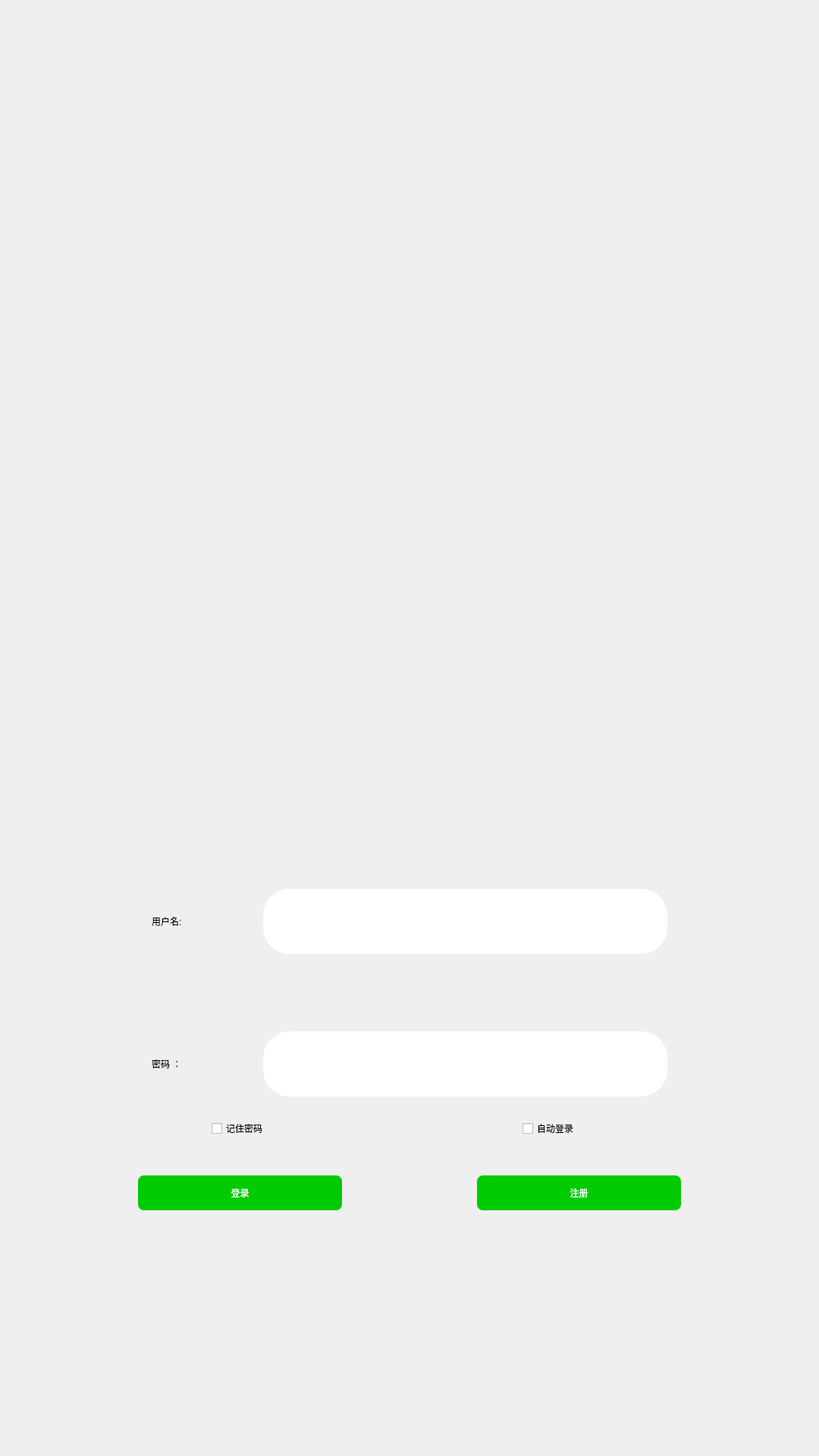
<?xml version="1.0" encoding="UTF-8"?>
<ui version="4.0">
 <class>LoginForm</class>
 <widget class="QWidget" name="LoginForm">
  <property name="geometry">
   <rect>
    <x>0</x>
    <y>0</y>
    <width>1080</width>
    <height>1920</height>
   </rect>
  </property>
  <property name="sizePolicy">
   <sizepolicy hsizetype="Expanding" vsizetype="Expanding">
    <horstretch>0</horstretch>
    <verstretch>0</verstretch>
   </sizepolicy>
  </property>
  <property name="windowTitle">
   <string>Form</string>
  </property>
  <property name="styleSheet">
   <string notr="true"/>
  </property>
  <layout class="QGridLayout" name="gridLayout">
   <property name="leftMargin">
    <number>0</number>
   </property>
   <property name="topMargin">
    <number>0</number>
   </property>
   <property name="rightMargin">
    <number>0</number>
   </property>
   <property name="bottomMargin">
    <number>0</number>
   </property>
   <property name="spacing">
    <number>0</number>
   </property>
   <item row="0" column="0">
    <widget class="QWidget" name="widget" native="true">
     <property name="sizePolicy">
      <sizepolicy hsizetype="Expanding" vsizetype="Expanding">
       <horstretch>0</horstretch>
       <verstretch>0</verstretch>
      </sizepolicy>
     </property>
     <property name="styleSheet">
      <string notr="true">#widget{
	border-image: url(:/login/image/Login.jpg);
		}
QPushButton
{
	background-color: rgb(0, 203, 0);
	border-radius: 8px;
	font-family:'Microsoft YaHei';
	color: rgb(255, 255, 255);
}
QPushButton::pressed
{
	background-color: rgb(140,255,17);
	border-radius: 5px;
	font-family:'Microsoft YaHei';
	color: rgb(255, 255, 255);
}

QPushButton::hover
{
	background-color: rgb(140,255,17);
	border-radius: 5px;
	font-family:'Microsoft YaHei';
	color: rgb(255, 255, 255);
}
/*
QPushButton::release
{
	background-color: rgb(0, 203, 0);
	border-radius: 5px;
	font-family:'Microsoft YaHei';
	color: rgb(229, 229, 229);
}*/
QLineEdit
{
	font-family:'Microsoft YaHei';
	background-color:rgb(255,255,255);
	border-radius: 35px;
	font-family:'Microsoft YaHei';
	color: rgb(0, 0, 0);
}
QGroupBox
{
	border-color:rgb(255,255,255);
	color:rgb(255,255,255);
}

QLabel
{
	font-family:'Microsoft YaHei';
	color:rgb(0,0,0);
}
QCheckBox
{
	color:rgb(0,0,0);
	font-family:'Microsoft YaHei';
	/*background-color:rgb(255,255,255);*/
}

</string>
     </property>
     <layout class="QGridLayout" name="gridLayout_6" rowstretch="20,2,1,2,1,2,5" columnstretch="3,29,1,2">
      <property name="leftMargin">
       <number>0</number>
      </property>
      <property name="topMargin">
       <number>0</number>
      </property>
      <property name="rightMargin">
       <number>0</number>
      </property>
      <property name="bottomMargin">
       <number>0</number>
      </property>
      <property name="horizontalSpacing">
       <number>0</number>
      </property>
      <property name="verticalSpacing">
       <number>15</number>
      </property>
      <item row="0" column="1">
       <spacer name="verticalSpacer">
        <property name="orientation">
         <enum>Qt::Vertical</enum>
        </property>
        <property name="sizeHint" stdset="0">
         <size>
          <width>20</width>
          <height>40</height>
         </size>
        </property>
       </spacer>
      </item>
      <item row="1" column="0">
       <spacer name="horizontalSpacer">
        <property name="orientation">
         <enum>Qt::Horizontal</enum>
        </property>
        <property name="sizeHint" stdset="0">
         <size>
          <width>40</width>
          <height>20</height>
         </size>
        </property>
       </spacer>
      </item>
      <item row="1" column="1">
       <layout class="QGridLayout" name="gridLayout_2" columnstretch="2,2,0,10,2">
        <property name="topMargin">
         <number>15</number>
        </property>
        <property name="bottomMargin">
         <number>15</number>
        </property>
        <property name="spacing">
         <number>0</number>
        </property>
        <item row="0" column="3">
         <widget class="QLineEdit" name="UserNamel_ineEdit">
          <property name="sizePolicy">
           <sizepolicy hsizetype="Expanding" vsizetype="Expanding">
            <horstretch>0</horstretch>
            <verstretch>0</verstretch>
           </sizepolicy>
          </property>
         </widget>
        </item>
        <item row="0" column="0">
         <spacer name="horizontalSpacer_4">
          <property name="orientation">
           <enum>Qt::Horizontal</enum>
          </property>
          <property name="sizeHint" stdset="0">
           <size>
            <width>40</width>
            <height>20</height>
           </size>
          </property>
         </spacer>
        </item>
        <item row="0" column="2">
         <spacer name="horizontalSpacer_3">
          <property name="orientation">
           <enum>Qt::Horizontal</enum>
          </property>
          <property name="sizeHint" stdset="0">
           <size>
            <width>40</width>
            <height>20</height>
           </size>
          </property>
         </spacer>
        </item>
        <item row="0" column="1">
         <widget class="QLabel" name="label">
          <property name="sizePolicy">
           <sizepolicy hsizetype="Expanding" vsizetype="Expanding">
            <horstretch>0</horstretch>
            <verstretch>0</verstretch>
           </sizepolicy>
          </property>
          <property name="styleSheet">
           <string notr="true">font: 22pt &quot;微软雅黑&quot;;</string>
          </property>
          <property name="text">
           <string>用户名:</string>
          </property>
         </widget>
        </item>
        <item row="0" column="4">
         <spacer name="horizontalSpacer_5">
          <property name="orientation">
           <enum>Qt::Horizontal</enum>
          </property>
          <property name="sizeHint" stdset="0">
           <size>
            <width>40</width>
            <height>20</height>
           </size>
          </property>
         </spacer>
        </item>
       </layout>
      </item>
      <item row="1" column="3">
       <spacer name="horizontalSpacer_2">
        <property name="orientation">
         <enum>Qt::Horizontal</enum>
        </property>
        <property name="sizeHint" stdset="0">
         <size>
          <width>40</width>
          <height>20</height>
         </size>
        </property>
       </spacer>
      </item>
      <item row="2" column="1">
       <spacer name="verticalSpacer_3">
        <property name="orientation">
         <enum>Qt::Vertical</enum>
        </property>
        <property name="sizeHint" stdset="0">
         <size>
          <width>20</width>
          <height>40</height>
         </size>
        </property>
       </spacer>
      </item>
      <item row="3" column="1">
       <layout class="QGridLayout" name="gridLayout_5" columnstretch="2,2,0,10,2">
        <property name="topMargin">
         <number>15</number>
        </property>
        <property name="bottomMargin">
         <number>15</number>
        </property>
        <item row="0" column="0">
         <spacer name="horizontalSpacer_6">
          <property name="orientation">
           <enum>Qt::Horizontal</enum>
          </property>
          <property name="sizeHint" stdset="0">
           <size>
            <width>40</width>
            <height>20</height>
           </size>
          </property>
         </spacer>
        </item>
        <item row="0" column="1">
         <widget class="QLabel" name="label_2">
          <property name="sizePolicy">
           <sizepolicy hsizetype="Expanding" vsizetype="Expanding">
            <horstretch>0</horstretch>
            <verstretch>0</verstretch>
           </sizepolicy>
          </property>
          <property name="styleSheet">
           <string notr="true">font: 22pt &quot;微软雅黑&quot;;</string>
          </property>
          <property name="text">
           <string>密码 ：</string>
          </property>
         </widget>
        </item>
        <item row="0" column="2">
         <spacer name="horizontalSpacer_7">
          <property name="orientation">
           <enum>Qt::Horizontal</enum>
          </property>
          <property name="sizeHint" stdset="0">
           <size>
            <width>40</width>
            <height>20</height>
           </size>
          </property>
         </spacer>
        </item>
        <item row="0" column="3">
         <widget class="QLineEdit" name="UserPassword_lineEdit">
          <property name="sizePolicy">
           <sizepolicy hsizetype="Expanding" vsizetype="Expanding">
            <horstretch>0</horstretch>
            <verstretch>0</verstretch>
           </sizepolicy>
          </property>
          <property name="echoMode">
           <enum>QLineEdit::Password</enum>
          </property>
         </widget>
        </item>
        <item row="0" column="4">
         <spacer name="horizontalSpacer_8">
          <property name="orientation">
           <enum>Qt::Horizontal</enum>
          </property>
          <property name="sizeHint" stdset="0">
           <size>
            <width>40</width>
            <height>20</height>
           </size>
          </property>
         </spacer>
        </item>
       </layout>
      </item>
      <item row="4" column="1">
       <layout class="QGridLayout" name="gridLayout_3" columnstretch="5,3,8,3,5">
        <property name="spacing">
         <number>0</number>
        </property>
        <item row="0" column="2">
         <spacer name="horizontalSpacer_12">
          <property name="orientation">
           <enum>Qt::Horizontal</enum>
          </property>
          <property name="sizeHint" stdset="0">
           <size>
            <width>40</width>
            <height>20</height>
           </size>
          </property>
         </spacer>
        </item>
        <item row="0" column="1">
         <widget class="QCheckBox" name="checkBox_Remmber_Password">
          <property name="text">
           <string>记住密码</string>
          </property>
         </widget>
        </item>
        <item row="0" column="3">
         <widget class="QCheckBox" name="checkBox_AutoLogin">
          <property name="text">
           <string>自动登录</string>
          </property>
         </widget>
        </item>
        <item row="0" column="0">
         <spacer name="horizontalSpacer_13">
          <property name="orientation">
           <enum>Qt::Horizontal</enum>
          </property>
          <property name="sizeHint" stdset="0">
           <size>
            <width>40</width>
            <height>20</height>
           </size>
          </property>
         </spacer>
        </item>
        <item row="0" column="4">
         <spacer name="horizontalSpacer_14">
          <property name="orientation">
           <enum>Qt::Horizontal</enum>
          </property>
          <property name="sizeHint" stdset="0">
           <size>
            <width>40</width>
            <height>20</height>
           </size>
          </property>
         </spacer>
        </item>
       </layout>
      </item>
      <item row="5" column="1">
       <layout class="QGridLayout" name="gridLayout_4" rowstretch="3,4,3" columnstretch="1,3,2,3,1">
        <property name="spacing">
         <number>0</number>
        </property>
        <item row="1" column="4">
         <spacer name="horizontalSpacer_11">
          <property name="orientation">
           <enum>Qt::Horizontal</enum>
          </property>
          <property name="sizeHint" stdset="0">
           <size>
            <width>40</width>
            <height>20</height>
           </size>
          </property>
         </spacer>
        </item>
        <item row="1" column="3">
         <widget class="QPushButton" name="pushButton_Register">
          <property name="sizePolicy">
           <sizepolicy hsizetype="Minimum" vsizetype="Expanding">
            <horstretch>0</horstretch>
            <verstretch>0</verstretch>
           </sizepolicy>
          </property>
          <property name="text">
           <string>注册</string>
          </property>
         </widget>
        </item>
        <item row="1" column="0">
         <spacer name="horizontalSpacer_10">
          <property name="orientation">
           <enum>Qt::Horizontal</enum>
          </property>
          <property name="sizeHint" stdset="0">
           <size>
            <width>40</width>
            <height>20</height>
           </size>
          </property>
         </spacer>
        </item>
        <item row="1" column="1">
         <widget class="QPushButton" name="Pushbutton_Login">
          <property name="sizePolicy">
           <sizepolicy hsizetype="Minimum" vsizetype="Expanding">
            <horstretch>0</horstretch>
            <verstretch>0</verstretch>
           </sizepolicy>
          </property>
          <property name="text">
           <string>登录</string>
          </property>
         </widget>
        </item>
        <item row="0" column="1">
         <spacer name="verticalSpacer_5">
          <property name="orientation">
           <enum>Qt::Vertical</enum>
          </property>
          <property name="sizeHint" stdset="0">
           <size>
            <width>20</width>
            <height>40</height>
           </size>
          </property>
         </spacer>
        </item>
        <item row="1" column="2">
         <spacer name="horizontalSpacer_9">
          <property name="orientation">
           <enum>Qt::Horizontal</enum>
          </property>
          <property name="sizeHint" stdset="0">
           <size>
            <width>40</width>
            <height>20</height>
           </size>
          </property>
         </spacer>
        </item>
        <item row="2" column="1">
         <spacer name="verticalSpacer_6">
          <property name="orientation">
           <enum>Qt::Vertical</enum>
          </property>
          <property name="sizeHint" stdset="0">
           <size>
            <width>20</width>
            <height>40</height>
           </size>
          </property>
         </spacer>
        </item>
       </layout>
      </item>
      <item row="6" column="1">
       <spacer name="verticalSpacer_2">
        <property name="orientation">
         <enum>Qt::Vertical</enum>
        </property>
        <property name="sizeHint" stdset="0">
         <size>
          <width>20</width>
          <height>40</height>
         </size>
        </property>
       </spacer>
      </item>
     </layout>
    </widget>
   </item>
  </layout>
 </widget>
 <resources/>
 <connections/>
</ui>
